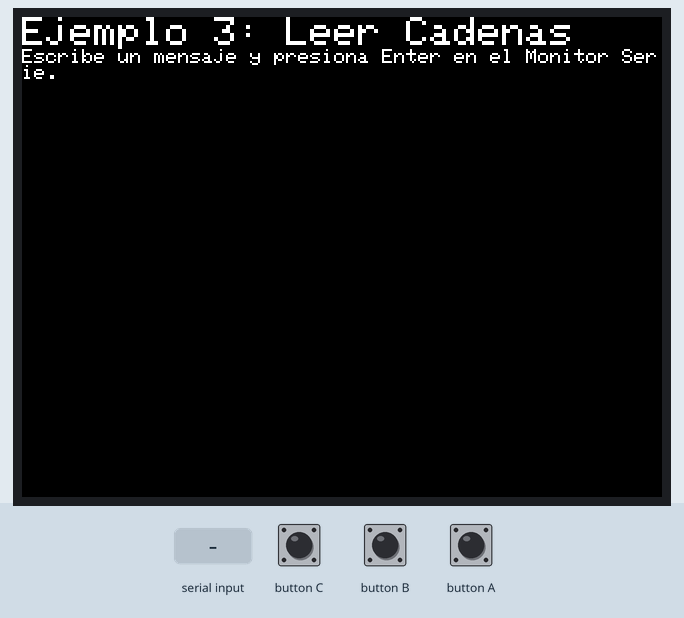
This sketch was run on a simulated ESP32. Parts: 320×240 colour display. Inputs (shaded band) come from the test bench. What the sketch prints to the serial monitor is not drawn.

Above: at 1.5 s.
1.6 s: "ON\n" received over Serial
At 2.8 s:
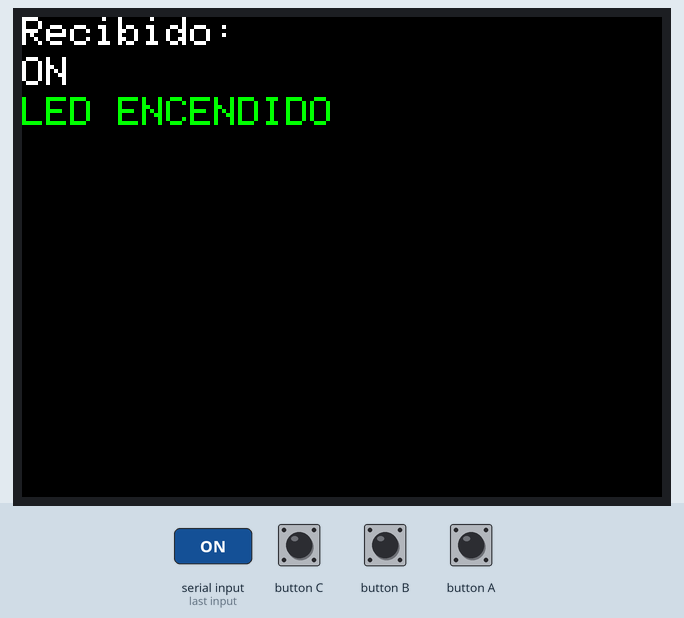
3.1 s: "OFF\n" received over Serial
At 4.0 s:
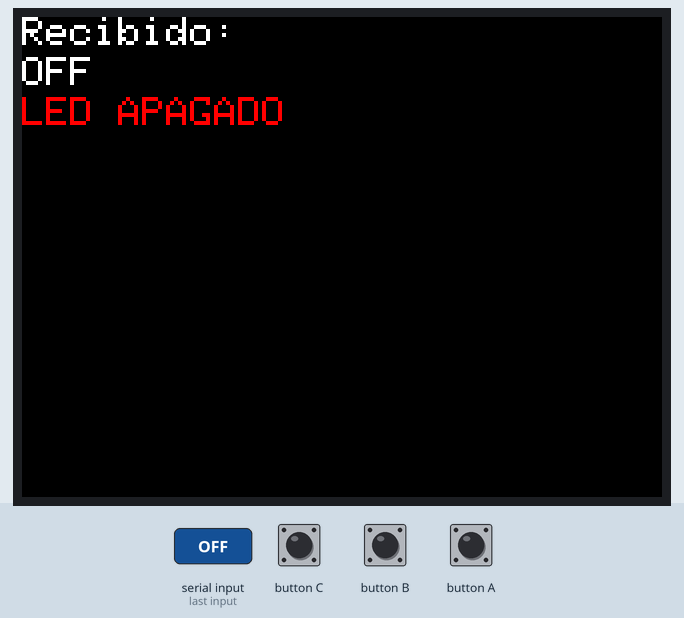
4.6 s: "1\n" received over Serial
At 5.0 s:
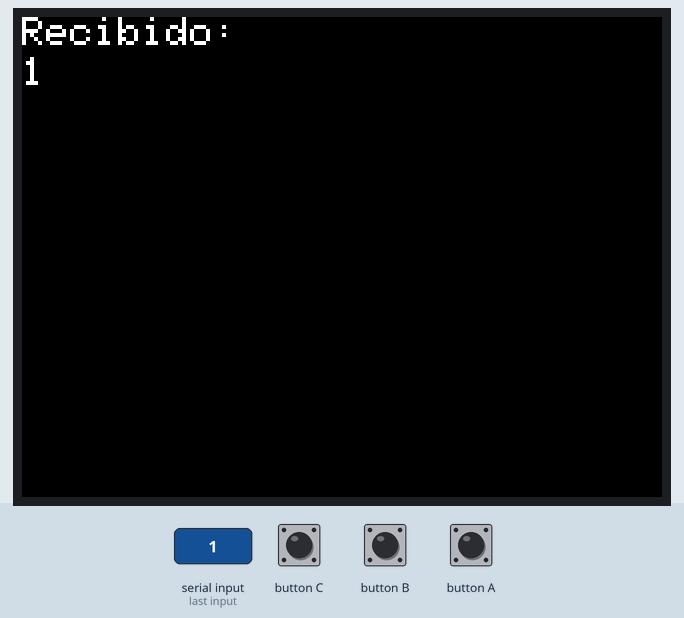
6.1 s: "0\n" received over Serial
7.6 s: "ON\n" received over Serial
At 8.6 s:
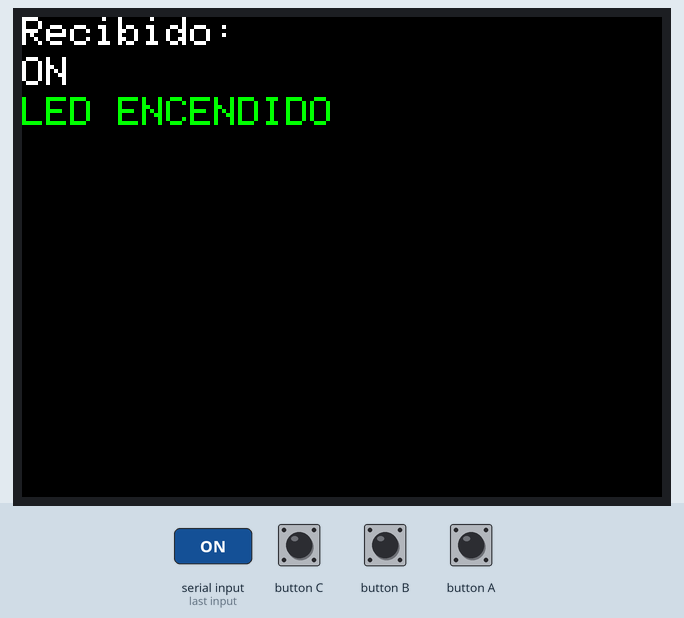
Timing chart, 0 to 10.1 s (numbered marks = the images above; inputs shaded):
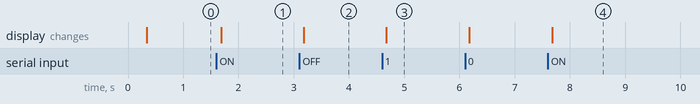

Measured:
- after the input at 1.6 s, the display: changes after 0.08 s (image 1)
- after the input at 3.1 s, the display: changes after 0.08 s (image 2)
- after the input at 4.6 s, the display: changes after 0.08 s (image 3)
- after the input at 7.6 s, the display: changes after 0.08 s (image 4)

The sketch:

03_Reading_String.ino
```cpp
// 3. Lectura de Cadenas de Texto (para M5Stack)
#include <M5Stack.h>

void setup() {
  // Primero, inicializa el M5Stack.
  M5.begin();

  // Inicia la comunicación serie a 115200 baudios.
  Serial.begin(115200);
  delay(100);

  // Muestra un mensaje en la pantalla del M5Stack
  M5.Lcd.fillScreen(BLACK);
  M5.Lcd.setCursor(0, 0);
  M5.Lcd.setTextSize(2);
  M5.Lcd.println("Ejemplo 3: Leer Cadenas");
  M5.Lcd.setTextSize(1);
  M5.Lcd.println("Escribe un mensaje y presiona Enter en el Monitor Serie.");

  Serial.println("Listo para recibir cadenas de texto.");
}

void loop() {
  // Actualiza el estado del M5
  M5.update();

  if (Serial.available() > 0) {
    String incomingString = Serial.readStringUntil('\n');
    incomingString.trim();

    if (incomingString.length() > 0) {
      // Muestra en el Monitor Serie
      Serial.print("Cadena recibida: ");
      Serial.println(incomingString);

      // Muestra en la pantalla del M5Stack
      M5.Lcd.fillScreen(BLACK);
      M5.Lcd.setCursor(0, 0);
      M5.Lcd.setTextSize(2);
      M5.Lcd.print("Recibido:");
      M5.Lcd.setCursor(0, 20);
      M5.Lcd.print(incomingString);

      if (incomingString == "ON") {
        Serial.println("Comando reconocido: ENCENDER");
        M5.Lcd.setCursor(0, 40);
        M5.Lcd.setTextColor(GREEN);
        M5.Lcd.print("LED ENCENDIDO");
        M5.Lcd.setTextColor(WHITE);
      } else if (incomingString == "OFF") {
        Serial.println("Comando reconocido: APAGAR");
        M5.Lcd.setCursor(0, 40);
        M5.Lcd.setTextColor(RED);
        M5.Lcd.print("LED APAGADO");
        M5.Lcd.setTextColor(WHITE);
      }
    }
  }
}
```
